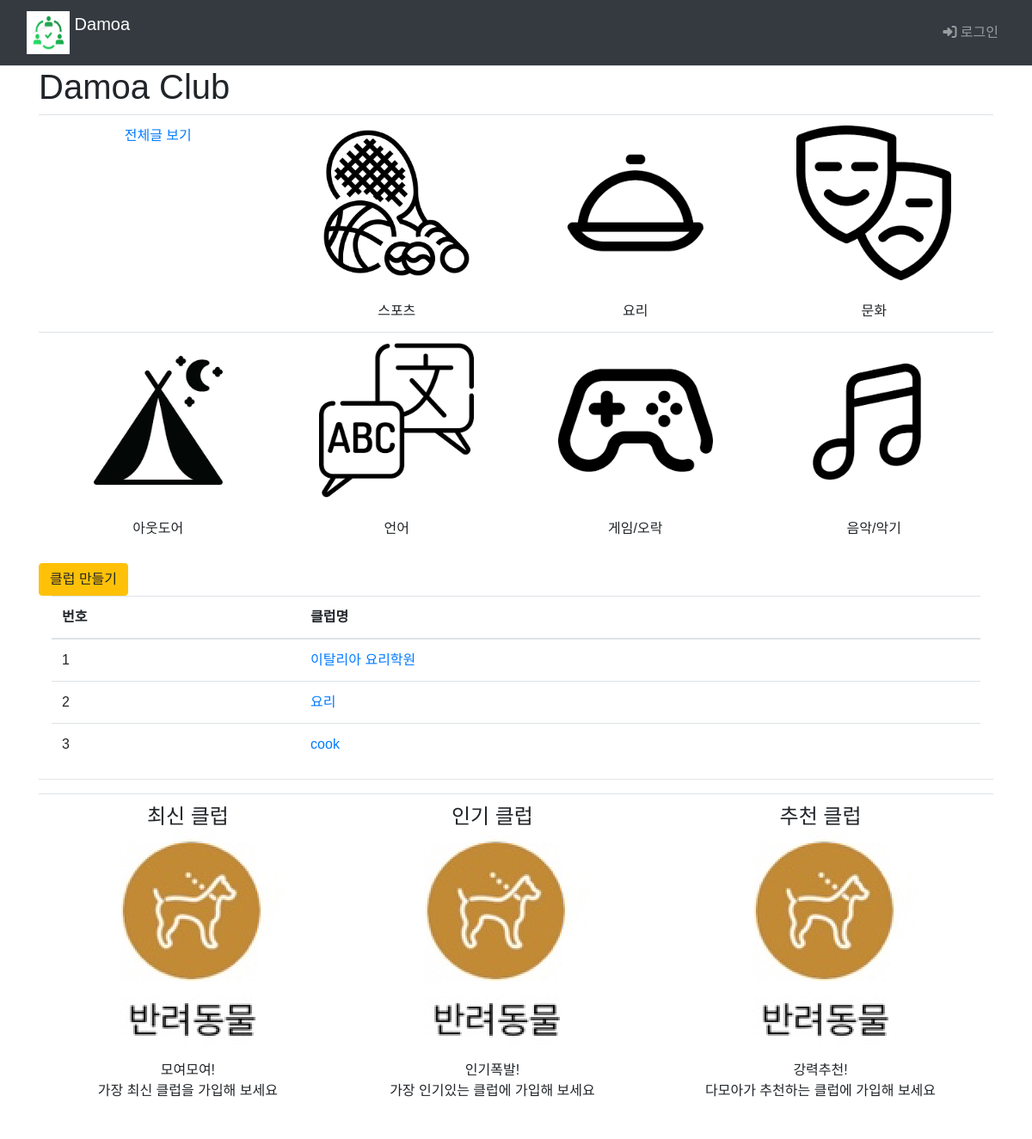
The app's page /main/, older data.
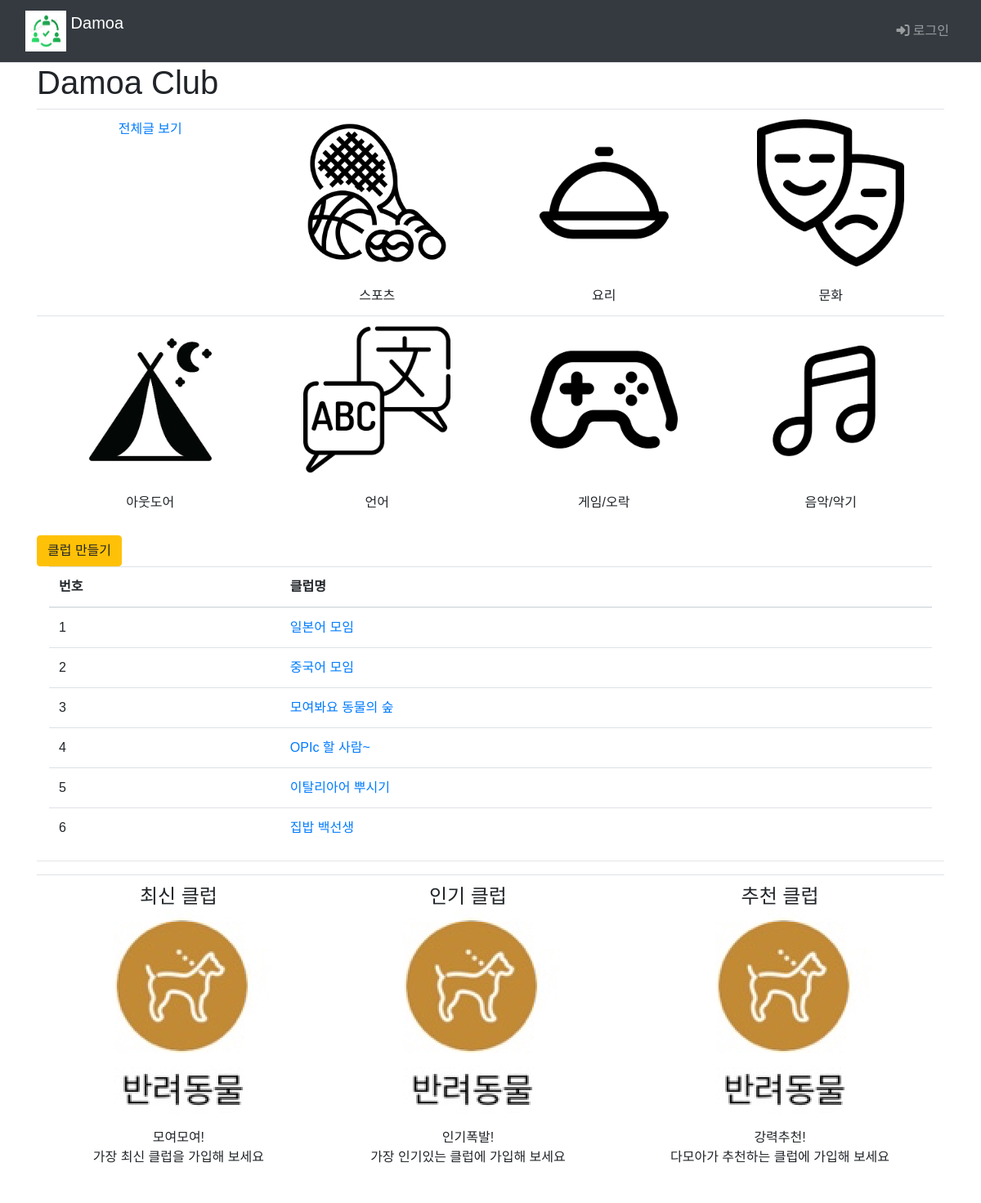
The same page, newer data.
### main/models.py (models this page shows, shortened)
class Club(models.Model):
    class category(models.TextChoices):
        from django.utils.translation import gettext_lazy as _
        COOK = 'CK', _('Cook')
        CULTURE = 'CT', _('Culture')
        GAME = 'GA', _('Game')
        LANGUAGE = 'LA', _('Language')
        MUSIC = 'MU', _('Music')
        OUTDOOR = 'OD', _('Outdoor')
        SPORTS = 'SP', _('Sports')
    category = models.CharField(
        max_length=10,
        choices = category.choices,
        null=True
    )
    name=models.TextField('클럽이름')

### main/views.py (the view)
# urls.py: path("", include('main.urls')),  # / 페이지에 해당하는 urlpatterns
def main(request):
    club_list=Club.objects.order_by('-id')
    context={'club_list':club_list}
    return render(request, 'main/main.html', context)

### templates/main/main.html (shortened to what this page needs)
{% extends 'base.html' %}
{% load static %}
{% block content %}
  <div class="container">
    <h1>Damoa Club</h1>
    <table class="table">
      <tbody style="text-align: center;">
          <tr>
            <td>
              <a class="club-link" href="{% url 'main:board_list'%}">전체글 보기</a>
            </td>
          <td>
            <a href="#" style="display: block;">
              <img src="{% static 'img/gallery/sports.png' %}" style="width: 180px; height: auto;">
            </a>
            <br>스포츠
          </td>
          <td>
            <a href="#" style="display: block;">
              <img class="club" src="{% static 'img/gallery/cook.png' %}" style="width: 180px; height: auto;">
            </a>
            <br>요리
          </td>
          <td>
            <a href="#" style="display: block;">
              <img class="club" src="{% static 'img/gallery/culture.png' %}" style="width: 180px; height: auto;">
            </a>
            <br>문화
          </td>
        </tr>
        <tr>
          <td>
            <a href="#" style="display: block;">
              <img class="club" src="{% static 'img/gallery/outdoor.png' %}" style="width: 180px; height: auto;">
            </a>
            <br>아웃도어
          </td>
          <td>
            <a href="#" style="display: block;">
              <img class="club" src="{% static 'img/gallery/language.png' %}" style="width: 180px; height: auto;">
            </a>
            <br>언어
          </td>
          <td>
            <a href="#" style="display: block;">
              <img class="club" src="{% static 'img/gallery/game.png' %}" style="width: 180px; height: auto;">
            </a>
            <br>게임/오락
          </td>
          <td>
            <a href="#" style="display: block;">
              <img class="club" src="{% static 'img/gallery/music.png' %}" style="width: 180px; height: auto;">
            </a>
            <br>음악/악기
          </td>
        </tr>
      </tbody>
    </table>
    <div>
      <a href="{%url 'main:club_create' %}" class="btn btn-warning">클럽 만들기</a>
      <div class="container">
        <table class="table">
          <thead>
            <tr class="thead-blue">
              <th>번호</th>
              <th>클럽명</th>
            </tr>
          </thead>
          <tbody>
            {% if club_list %}
              {%for club in club_list%}
                <tr>
                  <td>{{forloop.counter}}</td>
                  <td>
                    <a href="#">{{club.name}}</a>
                  </td>
                </tr>
                {%endfor%}
                {%else%}
                <tr>
                  게시글이 없습니다.
                </tr>
                {%endif%}
              </tbody>
            </table>
          </div>
        </div>
              <hr style="color: black; size: 3px;">
            <table class="table" style="text-align: center;">
              <td>
                  <div>
                    <div class="icon-box">
                      <h4>최신 클럽<br>
                  <a href="" style="display: block;">
                    <img src="{% static 'img/pet.png' %}"></a>
                </h4>
                      <p>모여모여!<br>가장 최신 클럽을 가입해 보세요</p>
                    </div>
                  </div>
              </td>
              <td>
                  <div>
                    <div class="icon-box">
                      <h4>인기 클럽<br>
                  <a href="" style="display: block;">
                    <img src="{% static 'img/pet.png' %}"></a>
                </h4>
                      <p>인기폭발!<br>가장 인기있는 클럽에 가입해 보세요</p>
                    </div>
                  </div>
              </td>
              <td>
                  <div>
                    <div class="icon-box">
                      <h4>추천 클럽<br>
                  <a href="" style="display: block;">
                    <img src="{% static 'img/pet.png' %}"></a>
                </h4>
                      <p>강력추천!<br>다모아가 추천하는 클럽에 가입해 보세요</p>
                    </div>
                  </div>
              </td>
            </table>
            {% endblock %}

Row changes from the older to the newer data that the page shows:
added Club: name "일본어 모임"
added Club: name "중국어 모임"
added Club: name "모여봐요 동물의 숲"
changed Club: name "이탈리아 요리학원" → "OPIc 할 사람~"
changed Club: name "요리" → "이탈리아어 뿌시기"
changed Club: name "cook" → "집밥 백선생"
